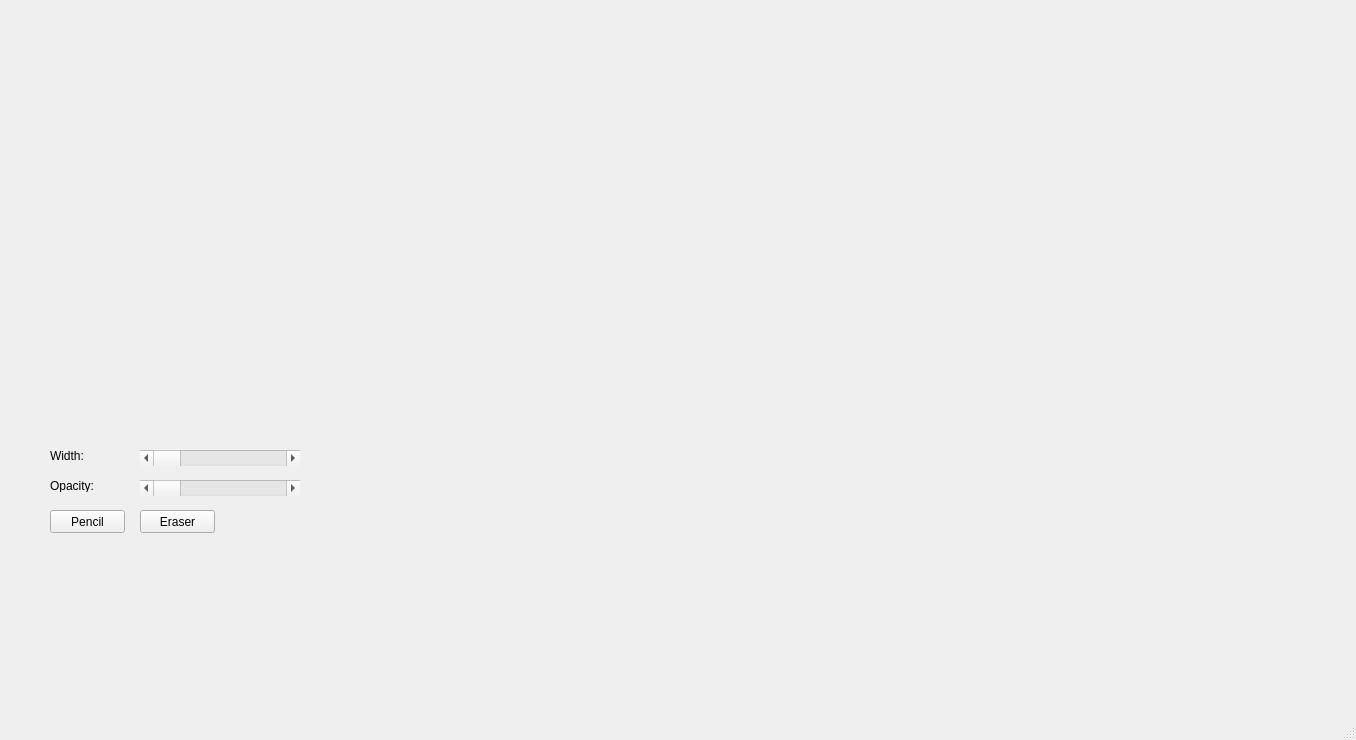
<?xml version="1.0" encoding="UTF-8"?>
<ui version="4.0">
 <class>MainWindow</class>
 <widget class="QMainWindow" name="MainWindow">
  <property name="geometry">
   <rect>
    <x>0</x>
    <y>0</y>
    <width>1356</width>
    <height>740</height>
   </rect>
  </property>
  <property name="windowTitle">
   <string>MainWindow</string>
  </property>
  <property name="windowOpacity">
   <double>1.000000000000000</double>
  </property>
  <property name="animated">
   <bool>false</bool>
  </property>
  <widget class="QWidget" name="centralwidget">
   <property name="styleSheet">
    <string notr="true"/>
   </property>
   <widget class="QScrollBar" name="Width_Bar">
    <property name="geometry">
     <rect>
      <x>140</x>
      <y>450</y>
      <width>160</width>
      <height>16</height>
     </rect>
    </property>
    <property name="maximum">
     <number>40</number>
    </property>
    <property name="orientation">
     <enum>Qt::Horizontal</enum>
    </property>
   </widget>
   <widget class="QLabel" name="Width_Lab">
    <property name="geometry">
     <rect>
      <x>50</x>
      <y>450</y>
      <width>54</width>
      <height>12</height>
     </rect>
    </property>
    <property name="text">
     <string>Width:</string>
    </property>
   </widget>
   <widget class="QScrollBar" name="Opacity_Bar">
    <property name="geometry">
     <rect>
      <x>140</x>
      <y>480</y>
      <width>160</width>
      <height>16</height>
     </rect>
    </property>
    <property name="maximum">
     <number>255</number>
    </property>
    <property name="orientation">
     <enum>Qt::Horizontal</enum>
    </property>
   </widget>
   <widget class="QLabel" name="Opacity_Lab">
    <property name="geometry">
     <rect>
      <x>50</x>
      <y>480</y>
      <width>54</width>
      <height>12</height>
     </rect>
    </property>
    <property name="text">
     <string>Opacity:</string>
    </property>
   </widget>
   <widget class="Color_Wheel" name="colorWheel" native="true">
    <property name="geometry">
     <rect>
      <x>50</x>
      <y>210</y>
      <width>241</width>
      <height>211</height>
     </rect>
    </property>
   </widget>
   <widget class="QPushButton" name="Pencil_Button">
    <property name="geometry">
     <rect>
      <x>50</x>
      <y>510</y>
      <width>75</width>
      <height>23</height>
     </rect>
    </property>
    <property name="text">
     <string>Pencil</string>
    </property>
   </widget>
   <widget class="QPushButton" name="Eraser_Button">
    <property name="geometry">
     <rect>
      <x>140</x>
      <y>510</y>
      <width>75</width>
      <height>23</height>
     </rect>
    </property>
    <property name="text">
     <string>Eraser</string>
    </property>
   </widget>
   <widget class="Widget" name="canvasHolder" native="true">
    <property name="geometry">
     <rect>
      <x>340</x>
      <y>0</y>
      <width>1024</width>
      <height>720</height>
     </rect>
    </property>
   </widget>
  </widget>
  <widget class="QMenuBar" name="menubar">
   <property name="geometry">
    <rect>
     <x>0</x>
     <y>0</y>
     <width>1356</width>
     <height>23</height>
    </rect>
   </property>
  </widget>
  <widget class="QStatusBar" name="statusbar"/>
 </widget>
 <customwidgets>
  <customwidget>
   <class>Widget</class>
   <extends>QWidget</extends>
   <header location="global">$Path_Root$\Kanade-Sonic\Kanade\widget.h</header>
   <container>1</container>
  </customwidget>
  <customwidget>
   <class>Color_Wheel</class>
   <extends>QWidget</extends>
   <header>color_wheel.hpp</header>
   <container>1</container>
  </customwidget>
 </customwidgets>
 <resources/>
 <connections/>
</ui>
